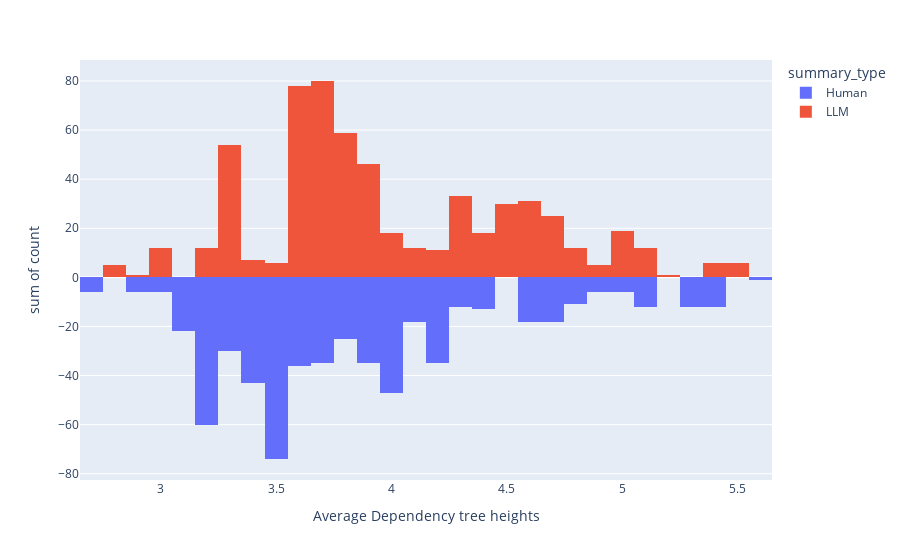

This figure's notebook cell:
### Markdown cell above
Graphs for linguistic metrics used in naturalness

### Code cell
all_summ_list = json.load(open(r'D:\Laptop_Projects\LLMEval-1\preprocess\experiments\data\naturalness_combined.json'))
df_natural = pd.DataFrame(all_summ_list)

df_dep = df_natural.copy()
df_dep['count']=1
df_dep.loc[df_dep['summary_type']=="Human",'count'] =-1
fig = px.histogram(df_dep, x="Average Dependency tree heights", y="count", color='summary_type')
fig.show()

### Figure 1 — Plotly figure (JSON) as saved in the notebook; plotly's stock layout.template omitted (floating-point values rounded to 4 significant figures; data arrays with more than 128 entries replaced by an {"elided": "..."} marker saying what was removed)
{"data": [{"alignmentgroup": "True", "bingroup": "x", "histfunc": "sum", "hovertemplate": "summary_type=Human<br>Average Dependency tree heights=%{x}<br>sum of count=%{y}<extra></extra>", "legendgroup": "Human", "marker": {"color": "#636efa", "pattern": {"shape": ""}}, "name": "Human", "offsetgroup": "Human", "orientation": "v", "showlegend": true, "type": "histogram", "x": {"elided": "599 float values"}, "xaxis": "x", "y": {"elided": "599 int values"}, "yaxis": "y"}, {"alignmentgroup": "True", "bingroup": "x", "histfunc": "sum", "hovertemplate": "summary_type=LLM<br>Average Dependency tree heights=%{x}<br>sum of count=%{y}<extra></extra>", "legendgroup": "LLM", "marker": {"color": "#EF553B", "pattern": {"shape": ""}}, "name": "LLM", "offsetgroup": "LLM", "orientation": "v", "showlegend": true, "type": "histogram", "x": {"elided": "599 float values"}, "xaxis": "x", "y": {"elided": "599 int values"}, "yaxis": "y"}], "layout": {"barmode": "relative", "legend": {"title": {"text": "summary_type"}, "tracegroupgap": 0}, "margin": {"t": 60}, "xaxis": {"anchor": "y", "domain": [0, 1], "title": {"text": "Average Dependency tree heights"}}, "yaxis": {"anchor": "x", "domain": [0, 1], "title": {"text": "sum of count"}}}}
